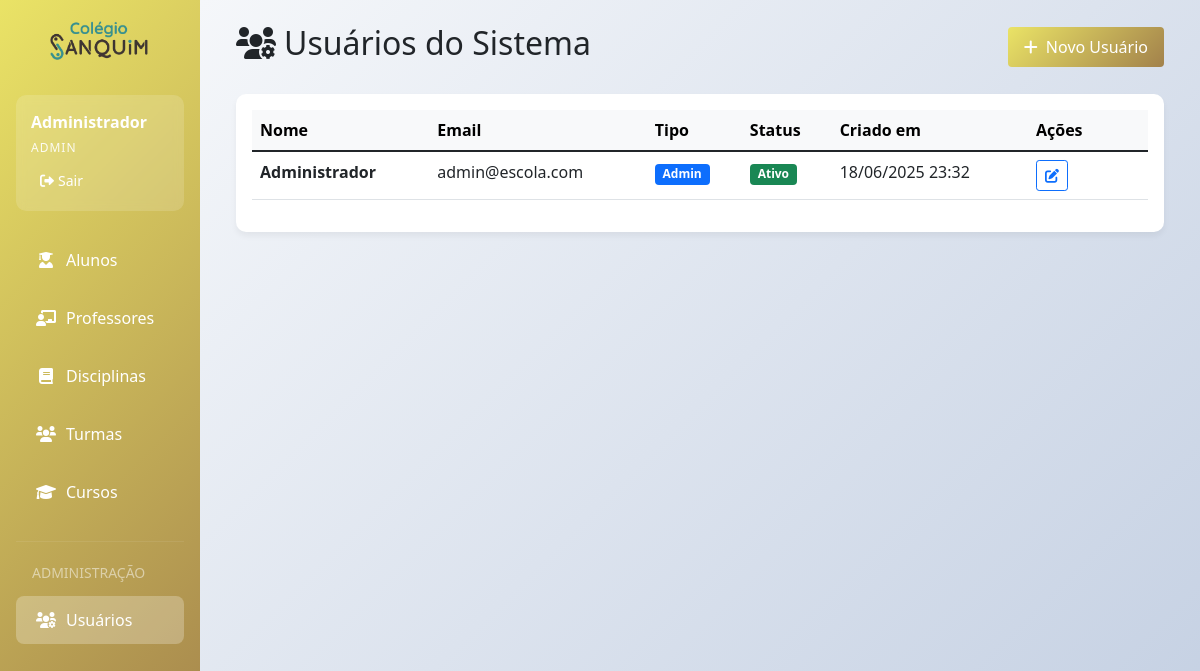
Page /usuarios (signed in) on the earlier database version.
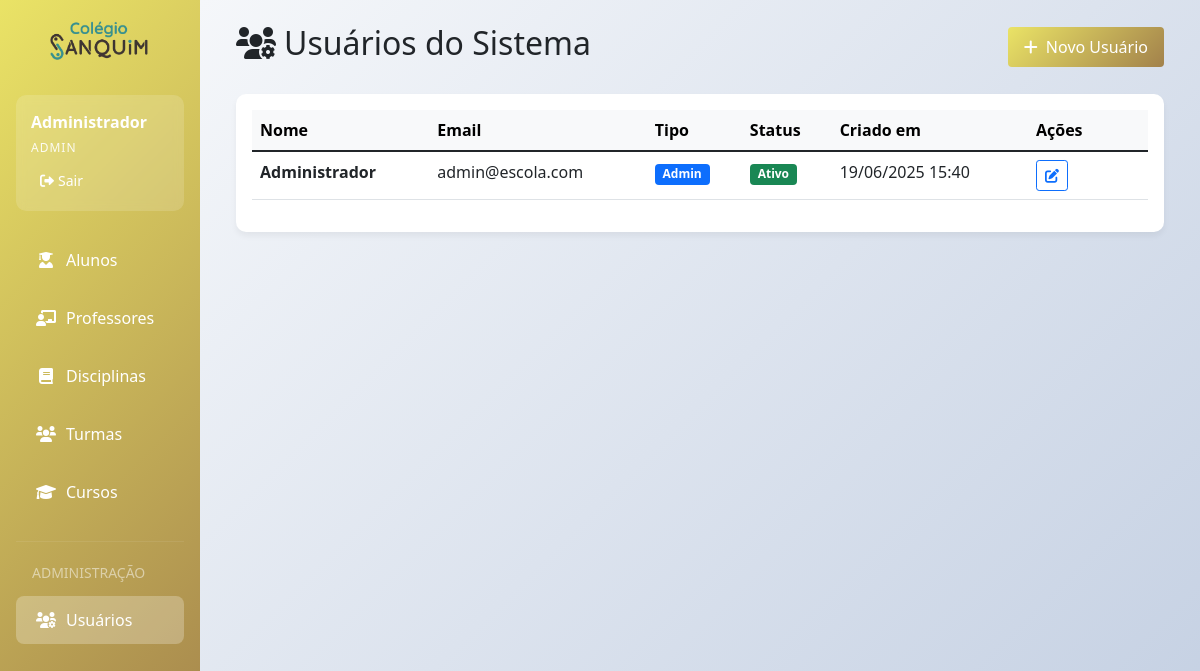
Same page on the later database version.
### app.py (models this page shows, shortened)
class Usuario(db.Model):
    __tablename__ = 'usuario'
    id = db.Column(db.Integer, primary_key=True)
    nome = db.Column(db.String(100), nullable=False)
    email = db.Column(db.String(120), unique=True, nullable=False)
    senha_hash = db.Column(db.String(255), nullable=False)
    tipo = db.Column(db.String(20), nullable=False, default='admin')  # admin, secretaria
    ativo = db.Column(db.Boolean, default=True)
    criado_em = db.Column(db.DateTime, default=datetime.utcnow)

### app.py (the view)
@app.route('/usuarios')
@admin_required
def listar_usuarios():
    usuarios = Usuario.query.all()
    return render_template('usuarios/listar.html', usuarios=usuarios)

### app.py (called while the page is built)
def admin_required(f):
    @wraps(f)
    def decorated_function(*args, **kwargs):
        if 'user_id' not in session or session.get('user_tipo') != 'admin':
            flash('Acesso negado! Apenas administradores podem acessar esta área.', 'error')
            return redirect(url_for('index'))
        return f(*args, **kwargs)
    return decorated_function

### templates/usuarios/listar.html (shortened to what this page needs)
{% extends "base.html" %}
{% block content %}
<div class="d-flex justify-content-between align-items-center mb-4">
    <h2><i class="fas fa-users-cog me-2"></i>Usuários do Sistema</h2>
    <a href="{{ url_for('novo_usuario') }}" class="btn btn-primary">
        <i class="fas fa-plus me-2"></i>Novo Usuário
    </a>
</div>
<div class="card">
    <div class="card-body">
        {% if usuarios %}
        <div class="table-responsive">
            <table class="table table-hover">
                <thead class="table-light">
                    <tr>
                        <th>Nome</th>
                        <th>Email</th>
                        <th>Tipo</th>
                        <th>Status</th>
                        <th>Criado em</th>
                        <th width="120">Ações</th>
                    </tr>
                </thead>
                <tbody>
                    {% for usuario in usuarios %}
                    <tr>
                        <td>
                            <strong>{{ usuario.nome }}</strong>
                        </td>
                        <td>{{ usuario.email }}</td>
                        <td>
                            <span class="badge bg-{{ 'primary' if usuario.tipo == 'admin' else 'secondary' if usuario.tipo == 'professor' else 'info' }}">
                                {{ usuario.tipo.title() }}
                            </span>
                        </td>
                        <td>
                            <span class="badge bg-{{ 'success' if usuario.ativo else 'danger' }}">
                                {{ 'Ativo' if usuario.ativo else 'Inativo' }}
                            </span>
                        </td>
                        <td>{{ usuario.criado_em.strftime('%d/%m/%Y %H:%M') }}</td>
                        <td>
                            <div class="btn-group btn-group-sm">
                                <button class="btn btn-outline-primary btn-sm" title="Editar">
                                    <i class="fas fa-edit"></i>
                                </button>
                            </div>
                        </td>
                    </tr>
                    {% endfor %}
                </tbody>
            </table>
        </div>
        {% else %}
        <div class="text-center py-5">
            <i class="fas fa-users-cog fa-3x text-muted mb-3"></i>
            <h5 class="text-muted">Nenhum usuário encontrado</h5>
            <p class="text-muted">Clique no botão "Novo Usuário" para começar.</p>
        </div>
        {% endif %}
    </div>
</div>
{% endblock %}

### templates/base.html (shortened to what this page needs)
<!DOCTYPE html>
<html lang="pt-br">
  <head>
    <link
      href="https://cdnjs.cloudflare.com/ajax/libs/bootstrap/5.1.3/css/bootstrap.min.css"
      rel="stylesheet"
    />
    <link
      href="https://cdnjs.cloudflare.com/ajax/libs/font-awesome/6.0.0/css/all.min.css"
      rel="stylesheet"
    />
  </head>
  <body>
    <div class="container-fluid">
      <div class="row">
        <div class="col-md-3 col-lg-2 px-0 sidebar">
          <div class="mt-auto text-center py-3" style="margin-top: auto !important;">
              <img src="{{ url_for('static', filename='images/logosamquim.png') }}"
                   alt="Sanquim Logo"
                   style="max-width: 50%; height: auto;">
          </div>
          <div class="p-3">
            <div class="user-info">
              <div class="user-name">{{ session.user_nome }}</div>
              <div class="user-type">{{ session.user_tipo|capitalize }}</div>
              <div
                class="mt-2 d-flex justify-content-between align-items-center"
              >
                <a
                  href="{{ url_for('logout') }}"
                  class="btn btn-logout btn-sm"
                  style="color: white"
                >
                  <i class="fas fa-sign-out-alt me-1"></i>Sair
                </a>
              </div>
            </div>
            <nav class="nav flex-column mt-3">
               {% if session.user_tipo in ['admin', 'secretaria'] %}
              <a
                class="nav-link {% if request.endpoint == 'listar_alunos' %}active{% endif %}"
                href="{{ url_for('listar_alunos') }}"
              >
                <i class="fas fa-user-graduate"></i> Alunos
              </a>
              <a
                class="nav-link {% if request.endpoint == 'listar_professores' %}active{% endif %}"
                href="{{ url_for('listar_professores') }}"
              >
                <i class="fas fa-chalkboard-teacher"></i> Professores
              </a>
              <a
                class="nav-link {% if request.endpoint == 'listar_disciplinas' %}active{% endif %}"
                href="{{ url_for('listar_disciplinas') }}"
              >
                <i class="fas fa-book"></i> Disciplinas
              </a>
              <a
                class="nav-link {% if request.endpoint == 'listar_turmas' %}active{% endif %}"
                href="{{ url_for('listar_turmas') }}"
              >
                <i class="fas fa-users"></i> Turmas
              </a>
              {% endif %}
              {% if session.user_tipo == 'admin' %}
              <a
                class="nav-link {% if request.endpoint == 'listar_cursos' %}active{% endif %}"
                href="{{ url_for('listar_cursos') }}"
              >
                <i class="fas fa-graduation-cap"></i> Cursos
              </a>
              <hr style="color: rgba(255, 255, 255, 0.3); margin: 20px 0" />
              <div class="text-white-50 small mb-2 px-3">ADMINISTRAÇÃO</div>
              <a
                class="nav-link {% if request.endpoint == 'listar_usuarios' %}active{% endif %}"
                href="{{ url_for('listar_usuarios') }}"
              >
                <i class="fas fa-users-cog"></i> Usuários
              </a>
              {% endif %}
            </nav>
          </div>
        </div>
        <div class="col-md-9 col-lg-10 main-content" style="background: linear-gradient(135deg, #f5f7fa 0%, #c3cfe2 100%);">
          <div class="p-4">
            {% block content %}{% endblock %}
          </div>
        </div>
      </div>
    </div>
  </body>
</html>

### templates/base.html (style rules this page uses)
:root { --primary-color: #eae366; --secondary-color: #a2814b; --accent-color: #379091; --danger-color: #e74c3c; --success-color: #2ecc71; }
.sidebar { background: linear-gradient( 135deg, var(--primary-color) 0%, var(--secondary-color) 100% ); min-height: 100vh; transition: all 0.3s; }
.sidebar .nav-link { color: white; padding: 12px 20px; border-radius: 8px; margin: 5px 0; transition: all 0.2s; display: flex; align-items: center; }
.sidebar .nav-link i { margin-right: 10px; width: 20px; text-align: center; }
.sidebar .nav-link.active { background-color: rgba(255, 255, 255, 0.25); font-weight: 500; }
.main-content { background-color: #f8f9fa; min-height: 100vh; }
.card { border: none; border-radius: 10px; box-shadow: 0 4px 6px rgba(0, 0, 0, 0.05); transition: transform 0.2s, box-shadow 0.2s; }
.btn-primary { background: linear-gradient( 135deg, var(--primary-color) 0%, var(--secondary-color) 100% ); border: none; padding: 8px 16px; }
.user-info { background-color: rgba(255, 255, 255, 0.15); border-radius: 10px; padding: 15px; margin-bottom: 20px; backdrop-filter: blur(5px); }
.user-info .user-name { color: white; font-weight: bold; margin-bottom: 5px; }
.user-info .user-type { color: rgba(255, 255, 255, 0.9); font-size: 12px; text-transform: uppercase; letter-spacing: 1px; }

Differences in the rows shown:
changed Usuario "Administrador": criado_em "18/06/2025 23:32" → "19/06/2025 15:40"
